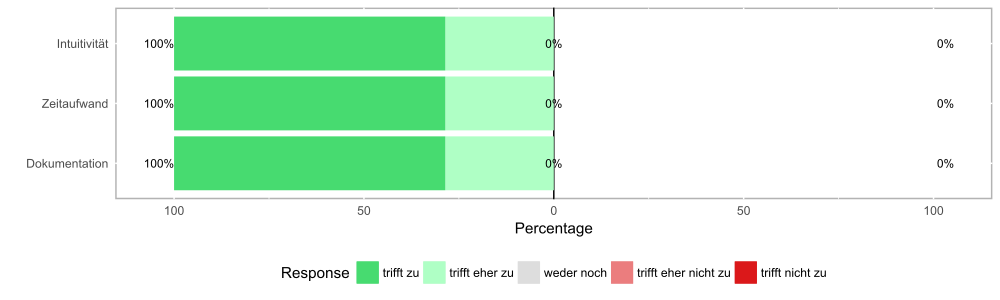

Generate this figure with R:
scenario5 = "
Dokumentation Zeitaufwand Intuitivität
1 1 1
1 1 1
2 2 1
2 2 2
1 1 2
1 1 1
1 1 1
"

#I Z D
#1 1 1
#1 1 1
#1 2 2
#2 2 2
#2 1 1
#1 1 1
#1 1 1

Data = read.table(text=scenario5,header=TRUE)
Data[Data==1] <- "trifft zu"
Data[Data==2] <- "trifft eher zu"
Data[Data==3] <- "weder noch"
Data[Data==4] <- "trifft eher nicht zu"
Data[Data==5] <- "trifft nicht zu"


### Change Likert scores to factor and specify levels

l = c("trifft zu", "trifft eher zu", "weder noch", "trifft eher nicht zu", "trifft nicht zu")
#l = c("1", "2", "3", "4", "5")

Data$Intuitivität = factor(Data$Intuitivität,
                       levels = l,
                       ordered = TRUE)

Data$Zeitaufwand = factor(Data$Zeitaufwand,
                       levels = l,
                       ordered = TRUE)

Data$Dokumentation = factor(Data$Dokumentation,
                       levels = l,
                       ordered = TRUE)

library(likert)
result = likert(Data)

colors = c('#47DB70', '#AFFFC5', '#DDDDDD', '#EB7D7E', '#DB181A')

plot(result, type="bar", col=colors)
